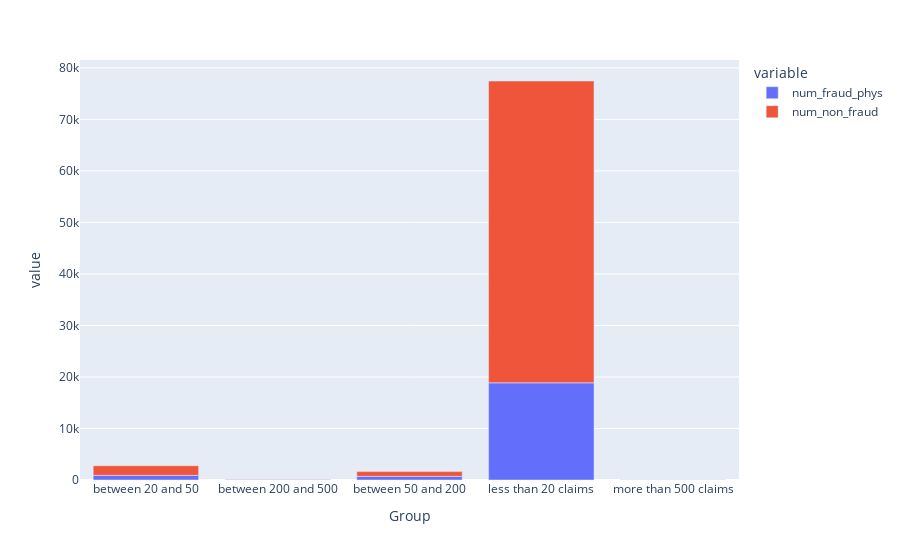

The notebook cell saved with this chart:
### Code cell
px.bar(full_claim, x="Group", y=["num_fraud_phys", "num_non_fraud"])

### Figure 1 — Plotly figure (JSON) as saved in the notebook; plotly's stock layout.template omitted (floating-point values rounded to 4 significant figures)
{"data": [{"alignmentgroup": "True", "hovertemplate": "variable=num_fraud_phys<br>Group=%{x}<br>value=%{y}<extra></extra>", "legendgroup": "num_fraud_phys", "marker": {"color": "#636efa"}, "name": "num_fraud_phys", "offsetgroup": "num_fraud_phys", "orientation": "v", "showlegend": true, "textposition": "auto", "type": "bar", "x": ["between 20 and 50", "between 200 and 500", "between 50 and 200", "less than 20 claims", "more than 500 claims"], "xaxis": "x", "y": [904, 73, 710, 18862, 43], "yaxis": "y"}, {"alignmentgroup": "True", "hovertemplate": "variable=num_non_fraud<br>Group=%{x}<br>value=%{y}<extra></extra>", "legendgroup": "num_non_fraud", "marker": {"color": "#EF553B"}, "name": "num_non_fraud", "offsetgroup": "num_non_fraud", "orientation": "v", "showlegend": true, "textposition": "auto", "type": "bar", "x": ["between 20 and 50", "between 200 and 500", "between 50 and 200", "less than 20 claims", "more than 500 claims"], "xaxis": "x", "y": [1865, 82, 920, 58590, 14], "yaxis": "y"}], "layout": {"barmode": "relative", "legend": {"title": {"text": "variable"}, "tracegroupgap": 0}, "margin": {"t": 60}, "xaxis": {"anchor": "y", "domain": [0, 1], "title": {"text": "Group"}}, "yaxis": {"anchor": "x", "domain": [0, 1], "title": {"text": "value"}}}}
